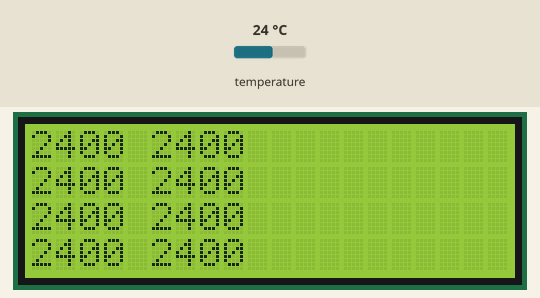
Simulated run of this sketch. Board: Arduino Uno, built with avr-gcc and run on an emulated ATmega328P. Parts: 20×4 character LCD. The test bench sets the inputs (shaded band); at power-on: temperature 24 °C. What the sketch prints to the serial monitor is not drawn.

Above: at 2.2 s.
2.3 s: temperature set to 12 °C
At 5.9 s:
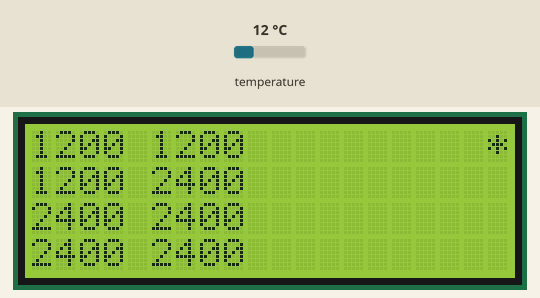
6.7 s: temperature set to 19 °C
At 10.1 s:
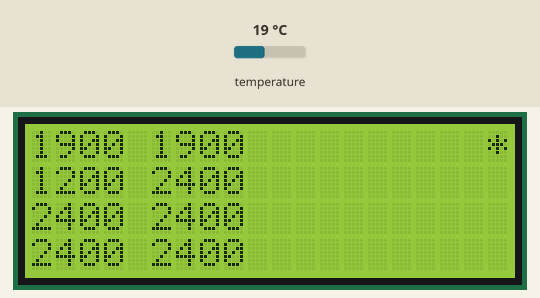
10.9 s: temperature set to 28 °C
At 14.3 s:
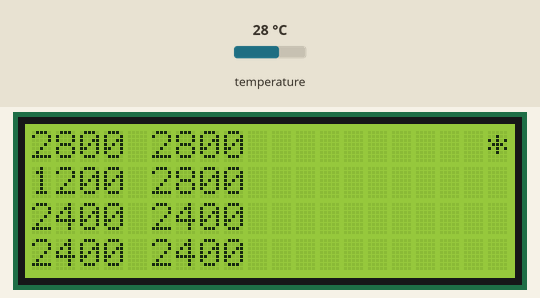
Timing chart, 0 to 15.8 s (numbered marks = the images above; inputs shaded):
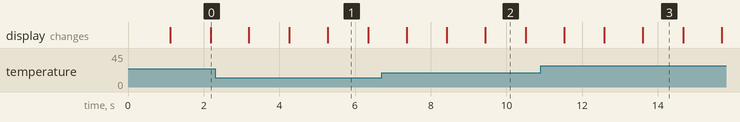

The sketch:

term4.ino
```cpp
// AW: min/max, min/miax z 10, ze 100 i z 1000


#include <OneWire.h>
#include <LiquidCrystal_I2C.h>

LiquidCrystal_I2C lcd( 0x27, 20, 4 );

// DS18S20 Temperature chip i/o
OneWire ds(2);  // pin termometru

int HighByte, LowByte, TReading, SignBit, Tc_100, Whole, Fract;

#define MAX_TERM 4
int termCnt;
byte termAddr[MAX_TERM][8];
int termTemp[MAX_TERM];     // [1/100 C]
int minTemp, maxTemp;       // [1/100 C]

void readAllThermometers(void) {
// odczyt wszystkich podłączonych termometrów

  byte i;
  byte present = 0;
  byte data[12];
  byte addr[8];

#ifdef SERIAL_READ_TEMP
  Serial.println( "początek pętli czytania" );
#endif
  ds.reset_search();

  termCnt = 0;
  minTemp = 10000;
  maxTemp = 0;

  while(1) {


    if ( !ds.search(addr)) {
#ifdef SERIAL_READ_TEMP
        Serial.print("No more addresses.\n");
#endif
        break;
    }

#ifdef SERIAL_READ_TEMP
    Serial.print("R=");
    for( i = 0; i < 8; i++) {
      Serial.print(addr[i], HEX);
      Serial.print(" ");
    }

    if ( OneWire::crc8( addr, 7) != addr[7]) {
        Serial.print("CRC is not valid!\n");
        continue;
    }

    if ( addr[0] == 0x10) {
        Serial.print("Device is a DS18S20 family device.  ");
    }
    else if ( addr[0] == 0x28) {
        Serial.print("Device is a DS18B20 family device.  ");
    }
    else {
        Serial.print("Device family is not recognized: 0x");
        Serial.println(addr[0],HEX);
        continue;
    }
#endif

    ds.reset();
    ds.select(addr);
    ds.write(0x44,1);         // start conversion, with parasite power on at the end

    delay(1000);     // maybe 750ms is enough, maybe not
    // we might do a ds.depower() here, but the reset will take care of it.

    present = ds.reset();
    ds.select(addr);
    ds.write(0xBE);         // Read Scratchpad

#ifdef SERIAL_READ_TEMP
    Serial.print("P=");
    Serial.print(present,HEX);
    Serial.print(" ");
#endif

    for ( i = 0; i < 9; i++) {           // we need 9 bytes
      data[i] = ds.read();

#ifdef SERIAL_READ_TEMP
      Serial.print(data[i], HEX);
      Serial.print(" ");
#endif
    }

#ifdef SERIAL_READ_TEMP
    Serial.print(" CRC=");
    Serial.print( OneWire::crc8( data, 8), HEX);
    Serial.print( "  " );
#endif

    if( OneWire::crc8( data, 8 ) != data[ 8 ] ) {
        Serial.print("CRC is not valid!\n");
        continue;
    }

    LowByte = data[0];
    HighByte = data[1];
    TReading = (HighByte << 8) + LowByte;
    SignBit = TReading & 0x8000;  // test most sig bit
    if (SignBit) // negative
    {
      TReading = (TReading ^ 0xffff) + 1; // 2's comp
    }
    Tc_100 = (6 * TReading) + TReading / 4;    // multiply by (100 * 0.0625) or 6.25

    Whole = Tc_100 / 100;  // separate off the whole and fractional portions
    Fract = Tc_100 % 100;


#ifdef SERIAL_READ_TEMP
    if (SignBit) // If its negative
    {
       Serial.print("-");
    }
    Serial.print(Whole);
    Serial.print(".");
    if (Fract < 10)
    {
       Serial.print("0");
    }
    Serial.print(Fract);

    Serial.print("\n");
#endif

    for( i = 0; i < 8; i++) {
      termAddr[termCnt][i] = addr[i];
    }
    termTemp[termCnt] = Tc_100;
    if( Tc_100 < minTemp )
      minTemp = Tc_100;
    if( Tc_100 > maxTemp )
      maxTemp = Tc_100;
    termCnt++;

    if( termCnt == MAX_TERM ) {
#ifdef SERIAL_READ_TEMP
      Serial.println( "MAX_TERM reached!" );
#endif
      break;
    }

  }

#ifdef SERIAL_READ_TEMP
  Serial.print("koniec pętli czytania, termCnt=");
  Serial.print( termCnt );
  Serial.println();
#endif

}

/*
void serialAllThermometers() {
  for( int i=0; i<termCnt; i++ ) {
    for( int a=0; a<8; a++ ) {
      Serial.print( termAddr[i][a], HEX );
      Serial.print( " " );
    }
    Serial.print( "   " );
    Serial.print( termTemp[i] );
    Serial.println();
  }
}

void lcdAllThermometers() {
// prezentuje odczyty temperatury i skrajnosci

  lcd.clear();

  lcd.setCursor(0,0);
  for( int i=0; i<termCnt; i++ ) {
    lcd.print( termTemp[i] / 10 );
    lcd.print( " " );
  }

  lcd.setCursor(0,1);
  lcd.print( "min=" );
  lcd.print( minTemp/10 );
  lcd.print( "  max=" );
  lcd.print( maxTemp/10 );
}

#define MAX_CYCLE 4
int cyclicMin[MAX_CYCLE];
int cyclicMax[MAX_CYCLE];

int cycle = 0;

void cycleTemp() {
  cyclicMin[cycle] = minTemp;
  cyclicMax[cycle] = maxTemp;

  cycle++;
  if( cycle >= MAX_CYCLE )
    cycle = 0;
}

void cyclicUpdate() {
  if( minTemp < cyclicMin[cycle])
      cyclicMin[cycle] = minTemp;
  if( maxTemp > cyclicMax[cycle])
      cyclicMax[cycle] = maxTemp;
}

void cycleTick() {
  cycle++;
  if( cycle >= MAX_CYCLE )
    cycle = 0;
  cyclicMin[cycle] = 10000;
  cyclicMax[cycle] = 0;
}

void lcdCycles() {
  lcd.clear();

  lcd.setCursor(0,0);
  for( int i=0; i<MAX_CYCLE; i++ ) {
    lcd.print( cyclicMin[i]/10 );
    if( i == cycle )
      lcd.print( "<" );
    else
      lcd.print( " " );
  }

  lcd.setCursor(0,1);
  for( int i=0; i<MAX_CYCLE; i++ ) {
    lcd.print( cyclicMax[i]/10 );
    if( i == cycle )
      lcd.print( "<" );
    else
      lcd.print( " " );
  }
}

int macroC = 0;
*/

#define DIV 10
int minT1[DIV], maxT1[DIV];

int c1 = 0;

void cycle1() {
  minT1[c1] = minTemp;
  maxT1[c1] = maxTemp;
  c1++;
  if( c1 >= DIV ) {
    c1 = 0;
  }
}

int cMin, cMax;

void calc1( int* minT, int* maxT ) {
  cMin = minT[0];
  cMax = maxT[0];
  for( int i = 1; i<DIV; i++ ) {
    if( minT[i] < cMin )
      cMin = minT[i];
    if( maxT[i] > cMax )
      cMax = maxT[i];
  }

  for( int i=0; i<DIV; i++ ){
    Serial.print( maxT[i] );
    Serial.print( ' ' );
  }
  Serial.println();

}

int minT2[DIV], maxT2[DIV];

int c2 = 0;

void cycle2() {
  minT2[c2] = cMin;
  maxT2[c2] = cMax;
  c2++;
  if( c2 >= DIV ) {
    c2 = 0;
  }
}

int minT3[DIV], maxT3[DIV];

int c3 = 0;

void cycle3() {
  minT3[c3] = cMin;
  maxT3[c3] = cMax;
  c3++;
  if( c3 >= DIV ) {
    c3 = 0;
  }
}


#define RELAY 2

int cMin2, cMax2, cMin3, cMax3;

void setup()
{
  lcd.init();
  lcd.backlight();
  Serial.begin(9600);

  readAllThermometers();
  for( int i=0; i<DIV; i++ ) {
    minT1[i] = minTemp;
    minT2[i] = minTemp;
    minT3[i] = minTemp;
    maxT1[i] = maxTemp;
    maxT2[i] = maxTemp;
    maxT3[i] = maxTemp;
  }

  cMin2 = minTemp;
  cMax2 = maxTemp;
  cMin3 = minTemp;
  cMax3 = maxTemp;

}


void loop() {
  lcd.setCursor( 19, 0 );
  lcd.print( '*' );
  readAllThermometers();
  lcd.setCursor( 19, 0 );
  lcd.print( ' ' );


  lcd.clear();
  lcd.setCursor(0,0);
  lcd.print( minTemp );
  lcd.print( ' ' );
  lcd.print( maxTemp );
  Serial.print( minTemp );
  Serial.print( ' ' );
  Serial.println( maxTemp );

  cycle1();
  calc1( minT1, maxT1 );

  if( c1 == 0 ) {
    cycle2();
    calc1( minT2, maxT2 );
    cMin2 = cMin;
    cMax2 = cMax;

    if( c2 == 0 ) {
      cycle3();
      calc1( minT3, maxT3 );
      cMin3 = cMin;
      cMax3 = cMax;
    }
  }

  lcd.setCursor( 0, 1 );
  lcd.print( cMin );
  lcd.print( ' ' );
  lcd.print( cMax );

  lcd.setCursor(0,2);
  lcd.print( cMin2 );
  lcd.print( ' ' );
  lcd.print( cMax2 );

  lcd.setCursor(0,3);
  lcd.print( cMin3 );
  lcd.print( ' ' );
  lcd.print( cMax3 );

  delay(1000);
}
```

Measured:
- after the input at 2.3 s, the display: first differs from a run without the input after 2.0 s (image 1 shows a later state)
- after the input at 6.7 s, the display: first differs from a run without the input after 1.7 s (image 2 shows a later state)
